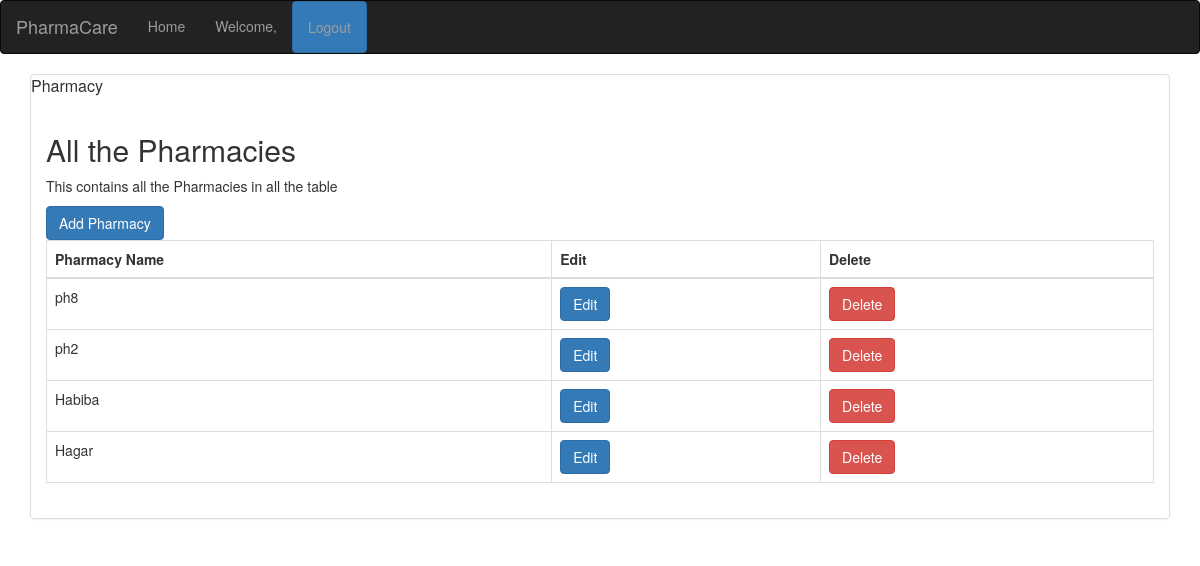
/WebApplication/pharmacies.php, run on the app's committed database.
### tables this page shows
CREATE TABLE `Pharmacy` (
  `id` int(11) NOT NULL,
  `pharmacyName` varchar(255) NOT NULL
);

### WebApplication/src/Connection.php (called while the page is built, shortened)
<?php
class Connection {
    public $conn;
    function __construct()
    {
        $servername = "localhost";
        $username = "root";
        $dbname = "id5646880_pharmacare";
        $password = "dotdev";
        $this -> conn = new mysqli($servername, $username, $password, $dbname);
    }
    public function getConnection(){
        return $this -> conn;
    }
}

### WebApplication/src/PharmacyManagement.php (called while the page is built, shortened)
<?php
include_once "Connection.php";
class PharmacyManagement{
    private $conn;
    function __construct()
    {
        $obj = new Connection();
        $this -> conn = $obj -> getConnection();
    }
    function index(){
        $res = $this -> conn -> query("SELECT * FROM Pharmacy");
        $pharmacies = array();
        $i = 0;
        while($med = $res -> fetch_assoc()){
            $pharmacies[$i] = new Pharmacy();
            $pharmacies[$i] -> id = $med['id'];
            $pharmacies[$i] -> pharmacyName = $med['pharmacyName'];
            $i++;
        }
        return $pharmacies;
    }
}

### WebApplication/pharmacies.php (the view, shortened to what this page needs)
<!DOCTYPE html>
<?php
include "src/PharmacyManagement.php";
?>
<html>
  <head>
    <link rel="stylesheet" href="css/bootstrap.min.css">
  </head>
  <body>
    <nav class="navbar navbar-inverse">
  <div class="container-fluid">
    <div class="navbar-header">
      <a class="navbar-brand" href="#">PharmaCare</a>
    </div>
      <ul class="nav navbar-nav">
          <li ><a href="home.php">Home</a></li>
          <li><a href="home.php">Welcome, <?php echo $_SESSION['name'];?></a></li>
          <li><a class="btn btn-primary" href="logout.php">Logout</a></li>
      </ul>
  </div>
</nav>
<div class="container">
  <div class="panel panel-default">
    <div class="panel-title">
       Pharmacy
    </div>
    <div class="panel-body">
      <h2>All the Pharmacies</h2>
      <p>This contains all the Pharmacies in all the table</p>
      <a href="addPharmacy.php" class="btn btn-primary">Add Pharmacy</a>
      <table class="table table-bordered">
        <thead>
          <tr>
            <th>Pharmacy Name</th>
            <th>Edit</th>
            <th>Delete</th>
          </tr>
        </thead>
        <tbody>
            <?php
            $mc = new PharmacyManagement();
            $meds = $mc -> index();
            foreach ($meds as $med) {
                ?>
                <tr>
                    <td><?php echo $med -> pharmacyName ?></td>
                    <td><a href="editPharmacy.php?id=<?php echo $med -> id?>" class="btn btn-primary">Edit</a></td>
                    <td><a href="action/deletePharmacy.php?id=<?php echo $med -> id?>" class="btn btn-danger">Delete</a></td>
                </tr>
                <?php
            }
            ?>
        </tbody>
      </table>
    </div>
  </div>
</div>
  </body>
</html>

### data on the page
pharmacy: pharmacyName "ph8"
pharmacy: pharmacyName "ph2"
pharmacy: pharmacyName "Habiba"
pharmacy: pharmacyName "Hagar"
